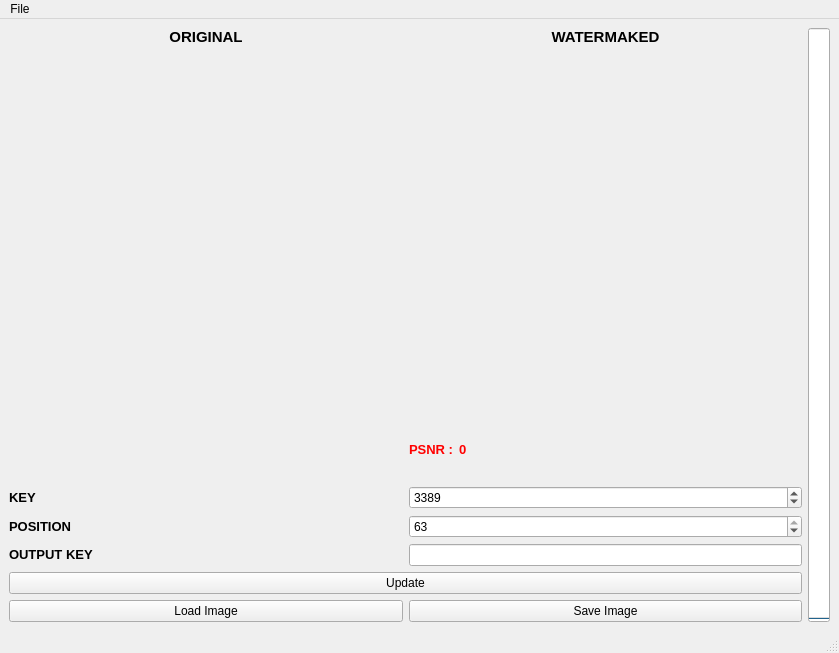
<?xml version="1.0" encoding="UTF-8"?>
<ui version="4.0">
 <class>MainWindow</class>
 <widget class="QMainWindow" name="MainWindow">
  <property name="windowModality">
   <enum>Qt::NonModal</enum>
  </property>
  <property name="geometry">
   <rect>
    <x>0</x>
    <y>0</y>
    <width>839</width>
    <height>653</height>
   </rect>
  </property>
  <property name="windowTitle">
   <string>Watermarking Program</string>
  </property>
  <widget class="QWidget" name="centralwidget">
   <layout class="QHBoxLayout" name="horizontalLayout">
    <item>
     <layout class="QVBoxLayout" name="MainLayout" stretch="2,1,0">
      <item>
       <layout class="QHBoxLayout" name="imagesLayout">
        <item>
         <layout class="QVBoxLayout" name="Original_Layout" stretch="0,6,1">
          <item>
           <widget class="QLabel" name="label">
            <property name="text">
             <string>&lt;html&gt;&lt;head/&gt;&lt;body&gt;&lt;p align=&quot;center&quot;&gt;&lt;span style=&quot; font-size:11pt; font-weight:600;&quot;&gt;ORIGINAL&lt;/span&gt;&lt;/p&gt;&lt;/body&gt;&lt;/html&gt;</string>
            </property>
           </widget>
          </item>
          <item>
           <widget class="clickable_qlable" name="original_image">
            <property name="text">
             <string/>
            </property>
           </widget>
          </item>
          <item>
           <layout class="QHBoxLayout" name="horizontalLayout_2" stretch="0,3">
            <item>
             <widget class="QLabel" name="label_2">
              <property name="text">
               <string>&lt;html&gt;&lt;head/&gt;&lt;body&gt;&lt;p&gt;&lt;br/&gt;&lt;/p&gt;&lt;/body&gt;&lt;/html&gt;</string>
              </property>
             </widget>
            </item>
            <item>
             <widget class="QLabel" name="label_3">
              <property name="text">
               <string>&lt;html&gt;&lt;head/&gt;&lt;body&gt;&lt;p&gt;&lt;br/&gt;&lt;/p&gt;&lt;/body&gt;&lt;/html&gt;</string>
              </property>
             </widget>
            </item>
           </layout>
          </item>
         </layout>
        </item>
        <item>
         <layout class="QVBoxLayout" name="WatermarkedLayout" stretch="0,6,1">
          <item>
           <widget class="QLabel" name="label_4">
            <property name="text">
             <string>&lt;html&gt;&lt;head/&gt;&lt;body&gt;&lt;p align=&quot;center&quot;&gt;&lt;span style=&quot; font-size:11pt; font-weight:600;&quot;&gt;WATERMAKED&lt;/span&gt;&lt;/p&gt;&lt;/body&gt;&lt;/html&gt;</string>
            </property>
           </widget>
          </item>
          <item>
           <widget class="clickable_qlable" name="watermarked_image">
            <property name="text">
             <string/>
            </property>
           </widget>
          </item>
          <item>
           <layout class="QHBoxLayout" name="horizontalLayout_5" stretch="0,3">
            <item>
             <widget class="QLabel" name="label_6">
              <property name="text">
               <string>&lt;html&gt;&lt;head/&gt;&lt;body&gt;&lt;p&gt;&lt;span style=&quot; font-size:10pt; font-weight:600; color:#ff0000;&quot;&gt;PSNR :&lt;/span&gt;&lt;/p&gt;&lt;/body&gt;&lt;/html&gt;</string>
              </property>
             </widget>
            </item>
            <item>
             <widget class="QLabel" name="watermarked_psnr">
              <property name="text">
               <string>&lt;html&gt;&lt;head/&gt;&lt;body&gt;&lt;p&gt;&lt;span style=&quot; font-size:10pt; font-weight:600; color:#ff0000;&quot;&gt;0&lt;/span&gt;&lt;/p&gt;&lt;/body&gt;&lt;/html&gt;</string>
              </property>
             </widget>
            </item>
           </layout>
          </item>
         </layout>
        </item>
       </layout>
      </item>
      <item>
       <layout class="QVBoxLayout" name="verticalLayout_10">
        <item>
         <layout class="QHBoxLayout" name="horizontalLayout_3" stretch="2,2">
          <item>
           <widget class="QLabel" name="label_5">
            <property name="text">
             <string>&lt;html&gt;&lt;head/&gt;&lt;body&gt;&lt;p&gt;&lt;span style=&quot; font-size:10pt; font-weight:600;&quot;&gt;KEY&lt;/span&gt;&lt;/p&gt;&lt;/body&gt;&lt;/html&gt;</string>
            </property>
           </widget>
          </item>
          <item>
           <widget class="QSpinBox" name="key_box">
            <property name="minimum">
             <number>1000</number>
            </property>
            <property name="maximum">
             <number>10000000</number>
            </property>
            <property name="value">
             <number>3389</number>
            </property>
           </widget>
          </item>
         </layout>
        </item>
        <item>
         <layout class="QHBoxLayout" name="horizontalLayout_6" stretch="0,0">
          <item>
           <widget class="QLabel" name="label_8">
            <property name="text">
             <string>&lt;html&gt;&lt;head/&gt;&lt;body&gt;&lt;p&gt;&lt;span style=&quot; font-size:10pt; font-weight:600;&quot;&gt;POSITION&lt;/span&gt;&lt;/p&gt;&lt;/body&gt;&lt;/html&gt;</string>
            </property>
           </widget>
          </item>
          <item>
           <widget class="QSpinBox" name="search_box">
            <property name="minimum">
             <number>1</number>
            </property>
            <property name="maximum">
             <number>63</number>
            </property>
            <property name="value">
             <number>63</number>
            </property>
           </widget>
          </item>
         </layout>
        </item>
        <item>
         <layout class="QHBoxLayout" name="horizontalLayout_7" stretch="2,2">
          <item>
           <widget class="QLabel" name="label_9">
            <property name="text">
             <string>&lt;html&gt;&lt;head/&gt;&lt;body&gt;&lt;p&gt;&lt;span style=&quot; font-size:10pt; font-weight:600;&quot;&gt;OUTPUT KEY&lt;/span&gt;&lt;/p&gt;&lt;/body&gt;&lt;/html&gt;</string>
            </property>
           </widget>
          </item>
          <item>
           <widget class="QLineEdit" name="outputkey_field">
            <property name="text">
             <string/>
            </property>
            <property name="readOnly">
             <bool>true</bool>
            </property>
           </widget>
          </item>
         </layout>
        </item>
       </layout>
      </item>
      <item>
       <layout class="QVBoxLayout" name="verticalLayout_6">
        <item>
         <layout class="QHBoxLayout" name="horizontalLayout_10">
          <item>
           <widget class="QPushButton" name="update_btn">
            <property name="text">
             <string>Update</string>
            </property>
            <property name="autoDefault">
             <bool>false</bool>
            </property>
            <property name="default">
             <bool>false</bool>
            </property>
            <property name="flat">
             <bool>false</bool>
            </property>
           </widget>
          </item>
         </layout>
        </item>
        <item>
         <layout class="QHBoxLayout" name="horizontalLayout_9">
          <item>
           <widget class="QPushButton" name="load_btn">
            <property name="text">
             <string>Load Image</string>
            </property>
           </widget>
          </item>
          <item>
           <widget class="QPushButton" name="save_btn">
            <property name="autoFillBackground">
             <bool>false</bool>
            </property>
            <property name="text">
             <string>Save Image</string>
            </property>
           </widget>
          </item>
         </layout>
        </item>
       </layout>
      </item>
     </layout>
    </item>
    <item>
     <widget class="QProgressBar" name="loadingBar">
      <property name="value">
       <number>0</number>
      </property>
      <property name="orientation">
       <enum>Qt::Vertical</enum>
      </property>
     </widget>
    </item>
   </layout>
  </widget>
  <widget class="QMenuBar" name="menubar">
   <property name="geometry">
    <rect>
     <x>0</x>
     <y>0</y>
     <width>839</width>
     <height>21</height>
    </rect>
   </property>
   <widget class="QMenu" name="menuFile">
    <property name="title">
     <string>File</string>
    </property>
    <addaction name="actionSet_Watermark"/>
    <addaction name="actionExtract_Visualizer"/>
    <addaction name="separator"/>
    <addaction name="actionClose"/>
   </widget>
   <addaction name="menuFile"/>
  </widget>
  <widget class="QStatusBar" name="statusbar"/>
  <action name="actionSet_Watermark">
   <property name="text">
    <string>Set Watermark</string>
   </property>
  </action>
  <action name="actionExtract_Visualizer">
   <property name="text">
    <string>Extract Visualizer</string>
   </property>
  </action>
  <action name="actionClose">
   <property name="text">
    <string>Close</string>
   </property>
  </action>
 </widget>
 <customwidgets>
  <customwidget>
   <class>clickable_qlable</class>
   <extends>QLabel</extends>
   <header location="global">clickable_qlable.h</header>
  </customwidget>
 </customwidgets>
 <resources/>
 <connections/>
</ui>
